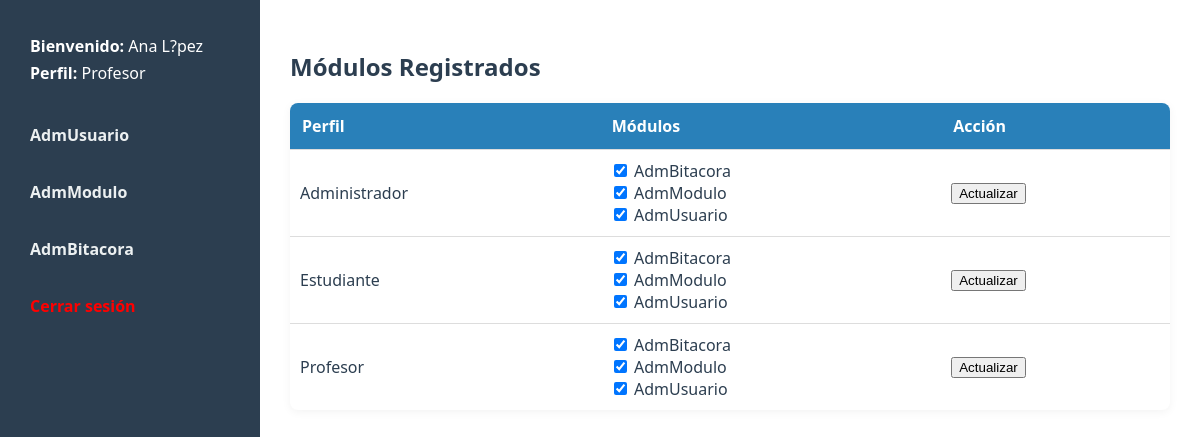
The page /AdmModulo/index.php (signed in) on the database its author committed.
### tables this page shows
CREATE TABLE `modulo` (
  `Id_mod` int(11) NOT NULL,
  `Nombre` varchar(40) DEFAULT NULL,
  `Url` varchar(70) DEFAULT NULL,
  `Borrado` char(1) DEFAULT NULL
);

CREATE TABLE `perfil` (
  `Id_p` int(11) NOT NULL,
  `Nombre` varchar(25) DEFAULT NULL,
  `Descripcion` varchar(70) DEFAULT NULL,
  `Borrado` char(1) DEFAULT NULL
);

### AdmModulo/controlador/controlador.php (called while the page is built, shortened)
<?php
include_once $_SERVER['DOCUMENT_ROOT'] . '/SEyBT/config/conexion.php';
include_once $_SERVER['DOCUMENT_ROOT'] . '/SEyBT/AdmModulo/modelo/modelo.php';
$perfil = $_SESSION['perfil'];
$modulos = obtenerModulosPorPerfil($conn, $perfil);
$groupedData = obtenerTodosLosModulosPorPerfil($conn);
?>

### AdmModulo/modelo/modelo.php (called while the page is built, shortened)
<?php
function obtenerModulosPorPerfil($conn, $perfil) {
    $sql = "SELECT modulo.nombre, modulo.url
            FROM modulo
            INNER JOIN mod_perfil ON mod_perfil.Id_mod = modulo.Id_mod
            WHERE mod_perfil.Id_p = (SELECT Id_p FROM perfil WHERE Nombre = ?)";
    $stmt = $conn->prepare($sql);
    $stmt->bind_param("s", $perfil);
    $stmt->execute();
    $result = $stmt->get_result();
    $modulos = [];
    while ($row = $result->fetch_assoc()) {
        $modulos[] = $row;
    }
    return $modulos;
}
function obtenerTodosLosModulosPorPerfil($conn) {
    $sql = "SELECT perfil.Nombre AS Perfil, modulo.Id_mod, modulo.Nombre AS Modulo,
                   IF(mod_perfil.Id_p IS NOT NULL, 1, 0) AS Asignado
            FROM perfil
            CROSS JOIN modulo
            LEFT JOIN mod_perfil ON perfil.Id_p = mod_perfil.Id_p AND modulo.Id_mod = mod_perfil.Id_mod
            ORDER BY perfil.Nombre, modulo.Nombre";
    $result = $conn->query($sql);
    $groupedData = [];
    while ($row = $result->fetch_assoc()) {
        $groupedData[$row['Perfil']][] = $row;
    }
    return $groupedData;
}
?>

### AdmModulo/index.php (the view, shortened to what this page needs)
<?php
include './controlador/controlador.php';
?>
<!DOCTYPE html>
<html lang="es">
<head>
    <link rel="stylesheet" href="../css/estilo.css">
</head>
<body>
<aside>
    <div class="bienvenida">
        <p><strong>Bienvenido:</strong> <?= $_SESSION['usuario'] ?></p>
        <p><strong>Perfil:</strong> <?= $_SESSION['perfil'] ?? 'No definido' ?></p>
    </div>
    <?php foreach ($modulos as $modulo): ?>
        <a href="<?= '/SEyBT'.$modulo['url'] ?>"><?= $modulo['nombre'] ?></a>
    <?php endforeach; ?>
    <a href="../logout.php" style="color:red;">Cerrar sesión</a>
</aside>
<main>
    <h2>Módulos Registrados</h2>
    <table>
        <tr>
            <th>Perfil</th>
            <th>Módulos</th>
            <th>Acción</th>
        </tr>
        <?php foreach ($groupedData as $perfil => $modulos): ?>
        <tr>
            <td><?= $perfil ?></td>
            <td>
                <form action="./actualizar_modulos.php" method="post">
                    <?php foreach ($modulos as $modulo): ?>
                        <label>
                            <input type="checkbox" name="modulos[]" value="<?= $modulo['Id_mod'] ?>"
                                <?= $modulo['Asignado'] ? 'checked' : '' ?>>
                            <?= $modulo['Modulo'] ?>
                        </label><br>
                    <?php endforeach; ?>
            </td>
            <td>
                <input type="submit" value="Actualizar">
            </td>
        </tr>
        <?php endforeach; ?>
    </table>
</main>
</body>
</html>

### css/estilo.css (style rules this page uses)
body { font-family: 'Segoe UI', Tahoma, Geneva, Verdana, sans-serif; margin: 0; display: flex; background-color: #f4f6f8; color: #2c3e50; }
aside { width: 220px; background-color: #2c3e50; padding: 20px; height: 100vh; box-shadow: 2px 0 5px rgb(255, 255, 255); }
.bienvenida { color: #ffffff; padding: 10px; border-radius: 5px; margin-bottom: 15px; }
.bienvenida p { margin: 5px 0; }
aside a { display: block; margin-bottom: 15px; text-decoration: none; color: #ecf0f1; font-weight: bold; padding: 10px; border-radius: 5px; transition: 0.2s ease; }
aside a:last-child { color: #e74c3c; }
main { padding: 30px; flex: 1; background-color: #fff; }
table { width: 100%; border-collapse: collapse; margin-top: 20px; background-color: #fff; border-radius: 8px; overflow: hidden; box-shadow: 0 2px 10px rgba(0, 0, 0, 0.05); }
th { background-color: #2980b9; color: white; padding: 12px; text-align: left; }
td { padding: 10px; border-top: 1px solid #ddd; }

### rows shown on the page
modulo: Nombre "AdmUsuario"
modulo: Nombre "AdmModulo"
modulo: Nombre "AdmBitacora"
perfil: modulo.Nombre "AdmBitacora", modulo.Nombre "AdmModulo", modulo.Nombre "AdmUsuario"
perfil: modulo.Nombre "AdmBitacora", modulo.Nombre "AdmModulo", modulo.Nombre "AdmUsuario"
perfil: modulo.Nombre "AdmBitacora", modulo.Nombre "AdmModulo", modulo.Nombre "AdmUsuario"

### other values the page prints
$_SESSION['usuario'] "Ana L?pez"
$_SESSION['perfil'] "Profesor"
$perfil "Administrador"
$perfil "Estudiante"
$perfil "Profesor"
